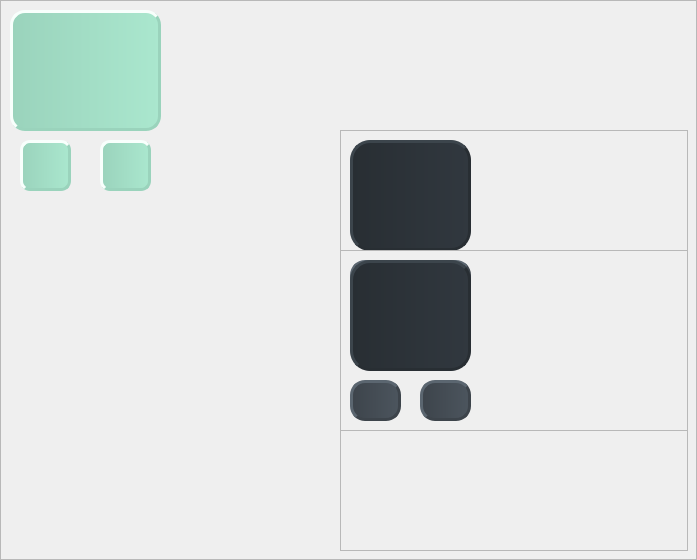
       <widget class="QFrame" name="frame_26">
        <property name="styleSheet">
         <string notr="true">#frame_26{
background-color: qlineargradient(spread:pad, x1:0, y1:0, x2:1, y2:0, stop:0 rgba(243, 234, 194, 255), stop:1 rgba(255, 245, 204, 255));
border-style:inset;
border-radius:10px; 
border: 5px outset  #F3EAC2;
}
</string>
        </property>
        <property name="frameShape">
         <enum>QFrame::StyledPanel</enum>
        </property>
        <property name="frameShadow">
         <enum>QFrame::Raised</enum>
        </property>
        <widget class="QPushButton" name="pushButton_32">
         <property name="geometry">
          <rect>
           <x>100</x>
           <y>140</y>
           <width>51</width>
           <height>51</height>
          </rect>
         </property>
         <property name="styleSheet">
          <string notr="true">#pushButton_32{background-color: qlineargradient(spread:pad, x1:0, y1:0, x2:1, y2:0, stop:0 rgba(154, 211, 188, 255), stop:1 rgba(170, 231, 206, 255));
font: 75 12pt &quot;Nirmala UI&quot;;
color:  rgb(24, 28, 39);
border: 3px groove #9AD3BC;
border-radius:10px; 
border-style:outset;}</string>
         </property>
         <property name="text">
          <string/>
         </property>
         <property name="icon">
          <iconset>
           <normaloff>../../finalproj/icon/icons8-trash-24.png</normaloff>../../finalproj/icon/icons8-trash-24.png</iconset>
         </property>
        </widget>
        <widget class="QPushButton" name="pushButton_33">
         <property name="geometry">
          <rect>
           <x>20</x>
           <y>140</y>
           <width>51</width>
           <height>51</height>
          </rect>
         </property>
         <property name="styleSheet">
          <string notr="true">#pushButton_33{background-color: qlineargradient(spread:pad, x1:0, y1:0, x2:1, y2:0, stop:0 rgba(154, 211, 188, 255), stop:1 rgba(170, 231, 206, 255));
font: 75 12pt &quot;Nirmala UI&quot;;
color:  rgb(24, 28, 39);
border: 3px groove #9AD3BC;
border-radius:10px; 
border-style:outset;}</string>
         </property>
         <property name="text">
          <string/>
         </property>
         <property name="icon">
          <iconset>
           <normaloff>../../finalproj/icon/icons8-edit-24.png</normaloff>../../finalproj/icon/icons8-edit-24.png</iconset>
         </property>
        </widget>
        <widget class="QFrame" name="frame_28">
         <property name="geometry">
          <rect>
           <x>340</x>
           <y>130</y>
           <width>348</width>
           <height>301</height>
          </rect>
         </property>
         <property name="styleSheet">
          <string notr="true">#frame_4{
background-color: #EC524B;
border-style:inset;
border: 5px groove  #EC524B;
}
</string>
         </property>
         <property name="frameShape">
          <enum>QFrame::StyledPanel</enum>
         </property>
         <property name="frameShadow">
          <enum>QFrame::Raised</enum>
         </property>
         <widget class="QFrame" name="frame_29">
          <property name="geometry">
           <rect>
            <x>10</x>
            <y>10</y>
            <width>121</width>
            <height>111</height>
           </rect>
          </property>
          <property name="styleSheet">
           <string notr="true">background-color: qlineargradient(spread:pad, x1:0, y1:0, x2:1, y2:0, stop:0 rgba(40, 46, 51, 255), stop:1 rgba(49, 56, 63, 255));
font: 75 12pt &quot;Nirmala UI&quot;;
color: rgb(112, 119, 129);
border: 3px groove rgb(40, 46, 51);
border-radius:20px; 
border-style:outset;</string>
          </property>
          <property name="frameShape">
           <enum>QFrame::StyledPanel</enum>
          </property>
          <property name="frameShadow">
           <enum>QFrame::Raised</enum>
          </property>
         </widget>
         <widget class="QPushButton" name="pushButton_34">
          <property name="geometry">
           <rect>
            <x>80</x>
            <y>130</y>
            <width>51</width>
            <height>41</height>
           </rect>
          </property>
          <property name="styleSheet">
           <string notr="true">background-color: qlineargradient(spread:pad, x1:0, y1:0, x2:1, y2:0, stop:0 rgba(61, 68, 75, 255), stop:1 rgba(76, 85, 94, 255));
font: 75 12pt &quot;Nirmala UI&quot;;
color:  rgb(24, 28, 39);
border: 3px groove rgb(61, 68, 75);
border-radius:15px; 
border-style:outset;</string>
          </property>
          <property name="text">
           <string/>
          </property>
          <property name="icon">
           <iconset>
            <normaloff>../../finalproj/icon/icons8-trash-24.png</normaloff>../../finalproj/icon/icons8-trash-24.png</iconset>
          </property>
         </widget>
         <widget class="QPushButton" name="pushButton_35">
          <property name="geometry">
           <rect>
            <x>10</x>
            <y>130</y>
            <width>51</width>
            <height>41</height>
           </rect>
          </property>
          <property name="styleSheet">
           <string notr="true">background-color: qlineargradient(spread:pad, x1:0, y1:0, x2:1, y2:0, stop:0 rgba(61, 68, 75, 255), stop:1 rgba(76, 85, 94, 255));
font: 75 12pt &quot;Nirmala UI&quot;;
color:  rgb(24, 28, 39);
border: 3px groove rgb(61, 68, 75);
border-radius:15px; 
border-style:outset;</string>
          </property>
          <property name="text">
           <string/>
          </property>
          <property name="icon">
           <iconset>
            <normaloff>../../finalproj/icon/icons8-edit-24.png</normaloff>../../finalproj/icon/icons8-edit-24.png</iconset>
          </property>
         </widget>
        </widget>
        <widget class="QFrame" name="frame_30">
         <property name="geometry">
          <rect>
           <x>340</x>
           <y>250</y>
           <width>348</width>
           <height>301</height>
          </rect>
         </property>
         <property name="styleSheet">
          <string notr="true">#frame_4{
background-color: #EC524B;
border-style:inset;
border: 5px groove  #EC524B;
}
</string>
         </property>
         <property name="frameShape">
          <enum>QFrame::StyledPanel</enum>
         </property>
         <property name="frameShadow">
          <enum>QFrame::Raised</enum>
         </property>
         <widget class="QFrame" name="frame_31">
          <property name="geometry">
           <rect>
            <x>10</x>
            <y>10</y>
            <width>121</width>
            <height>111</height>
           </rect>
          </property>
          <property name="styleSheet">
           <string notr="true">background-color: qlineargradient(spread:pad, x1:0, y1:0, x2:1, y2:0, stop:0 rgba(40, 46, 51, 255), stop:1 rgba(49, 56, 63, 255));
font: 75 12pt &quot;Nirmala UI&quot;;
color: rgb(112, 119, 129);
border: 3px groove rgb(40, 46, 51);
border-radius:20px; 
border-style:outset;</string>
          </property>
          <property name="frameShape">
           <enum>QFrame::StyledPanel</enum>
          </property>
          <property name="frameShadow">
           <enum>QFrame::Raised</enum>
          </property>
         </widget>
         <widget class="QPushButton" name="pushButton_36">
          <property name="geometry">
           <rect>
            <x>80</x>
            <y>130</y>
            <width>51</width>
            <height>41</height>
           </rect>
          </property>
          <property name="styleSheet">
           <string notr="true">background-color: qlineargradient(spread:pad, x1:0, y1:0, x2:1, y2:0, stop:0 rgba(61, 68, 75, 255), stop:1 rgba(76, 85, 94, 255));
font: 75 12pt &quot;Nirmala UI&quot;;
color:  rgb(24, 28, 39);
border: 3px groove rgb(61, 68, 75);
border-radius:15px; 
border-style:outset;</string>
          </property>
          <property name="text">
           <string/>
          </property>
          <property name="icon">
           <iconset>
            <normaloff>../../finalproj/icon/icons8-trash-24.png</normaloff>../../finalproj/icon/icons8-trash-24.png</iconset>
          </property>
         </widget>
         <widget class="QPushButton" name="pushButton_37">
          <property name="geometry">
           <rect>
            <x>10</x>
            <y>130</y>
            <width>51</width>
            <height>41</height>
           </rect>
          </property>
          <property name="styleSheet">
           <string notr="true">background-color: qlineargradient(spread:pad, x1:0, y1:0, x2:1, y2:0, stop:0 rgba(61, 68, 75, 255), stop:1 rgba(76, 85, 94, 255));
font: 75 12pt &quot;Nirmala UI&quot;;
color:  rgb(24, 28, 39);
border: 3px groove rgb(61, 68, 75);
border-radius:15px; 
border-style:outset;</string>
          </property>
          <property name="text">
           <string/>
          </property>
          <property name="icon">
           <iconset>
            <normaloff>../../finalproj/icon/icons8-edit-24.png</normaloff>../../finalproj/icon/icons8-edit-24.png</iconset>
          </property>
         </widget>
        </widget>
        <widget class="QFrame" name="frame_27">
         <property name="geometry">
          <rect>
           <x>10</x>
           <y>10</y>
           <width>151</width>
           <height>121</height>
          </rect>
         </property>
         <property name="styleSheet">
          <string notr="true">#frame_27{
background-color: qlineargradient(spread:pad, x1:0, y1:0, x2:1, y2:0, stop:0 rgba(154, 211, 188, 255), stop:1 rgba(170, 231, 206, 255));
font: 87 14pt &quot;Segoe UI Black&quot;;
color:  #222831;
border: 3px groove #9AD3BC;
border-radius:15px; 
border-style:outset;}</string>
         </property>
         <property name="frameShape">
          <enum>QFrame::StyledPanel</enum>
         </property>
         <property name="frameShadow">
          <enum>QFrame::Raised</enum>
         </property>
        </widget>
       </widget>
